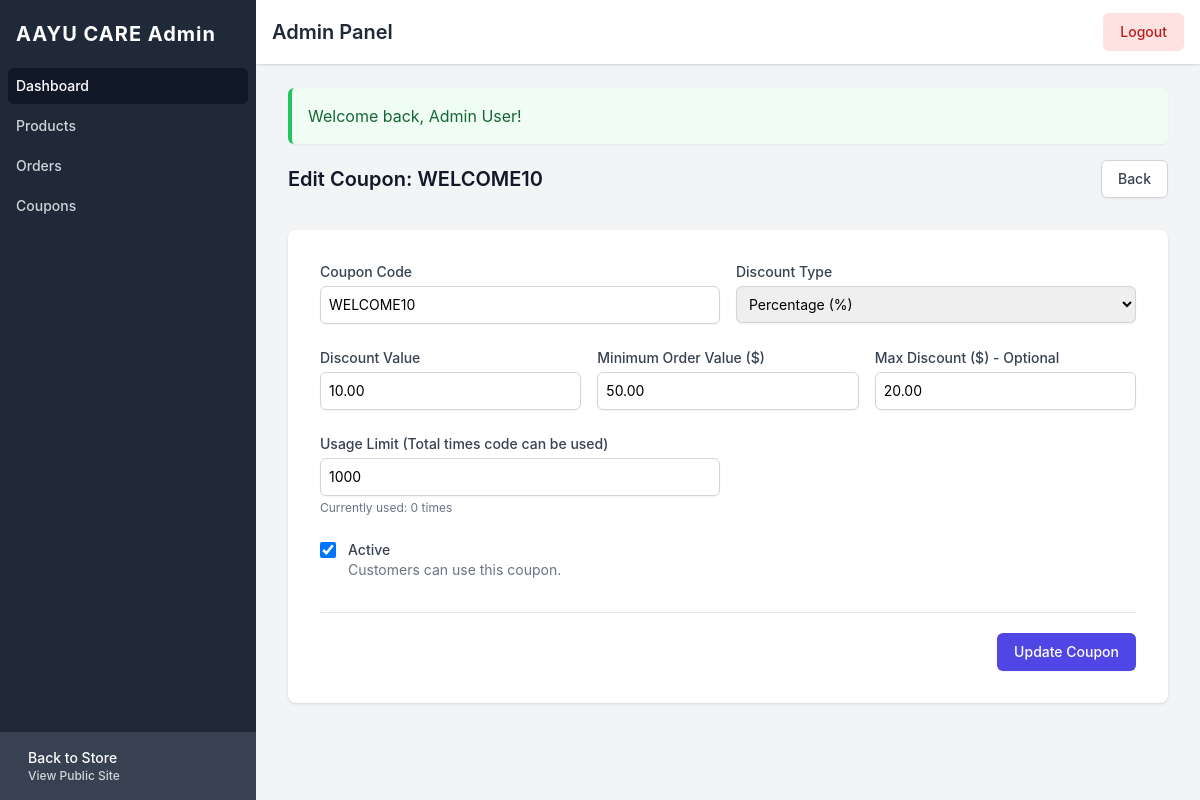
Page /admin/coupons/edit?id=1 (signed in) on the committed database.
### tables this page shows
CREATE TABLE `coupons` (
  `id` int NOT NULL AUTO_INCREMENT,
  `code` varchar(50) NOT NULL,
  `discount_type` enum('percentage','fixed') NOT NULL,
  `discount_value` decimal(10,2) NOT NULL,
  `min_order_value` decimal(10,2) DEFAULT '0.00',
  `max_discount` decimal(10,2) DEFAULT NULL,
  `valid_from` datetime DEFAULT NULL,
  `valid_until` datetime DEFAULT NULL,
  `usage_limit` int DEFAULT NULL,
  `times_used` int NOT NULL DEFAULT '0',
  `is_active` tinyint(1) NOT NULL DEFAULT '1',
  `created_at` timestamp NULL DEFAULT CURRENT_TIMESTAMP,
  PRIMARY KEY (`id`),
  UNIQUE KEY `code` (`code`)
);

### core/controllers/AdminCouponController.php (called while the page is built, shortened)
<?php
class AdminCouponController {
    private $db;
    public function __construct(PDO $db) {
        $this->db = $db;
    }
    public function edit($id) {
        $stmt = $this->db->prepare("SELECT * FROM coupons WHERE id = :id");
        $stmt->execute(['id' => $id]);
        $coupon = $stmt->fetch();
        require_once __DIR__ . '/../views/admin/coupons/edit.php';
    }
}
?>

### core/helpers/functions.php (called while the page is built, shortened)
<?php
function sanitize($string) {
    return htmlspecialchars(trim($string), ENT_QUOTES, 'UTF-8');
}
?>

### core/views/admin/coupons/edit.php (the view, shortened to what this page needs)
<?php
require_once __DIR__ . '/../partials/header.php';
?>
<div class="sm:flex sm:items-center mb-8">
    <div class="sm:flex-auto">
        <h1 class="text-xl font-semibold text-gray-900">Edit Coupon: <?php echo sanitize($coupon['code']); ?></h1>
    </div>
    <div class="mt-4 sm:mt-0 sm:ml-16 sm:flex-none">
        <a href="/admin/coupons" class="inline-flex items-center justify-center rounded-md border border-gray-300 bg-white px-4 py-2 text-sm font-medium text-gray-700 shadow-sm hover:bg-gray-50 focus:outline-none">Back</a>
    </div>
</div>
<form action="/admin/coupons/edit?id=<?php echo $coupon['id']; ?>" method="POST" class="space-y-8 divide-y divide-gray-200 bg-white p-8 rounded-lg shadow">
    <div class="space-y-8 divide-y divide-gray-200">
        <div>
            <div class="grid grid-cols-1 gap-y-6 gap-x-4 sm:grid-cols-6">
                <div class="sm:col-span-3">
                    <label for="code" class="block text-sm font-medium text-gray-700"> Coupon Code </label>
                    <div class="mt-1">
                        <input type="text" name="code" id="code" value="<?php echo sanitize($coupon['code']); ?>" required class="uppercase shadow-sm focus:ring-indigo-500 focus:border-indigo-500 block w-full sm:text-sm border-gray-300 rounded-md p-2 border">
                    </div>
                </div>
                <div class="sm:col-span-3">
                    <label for="discount_type" class="block text-sm font-medium text-gray-700"> Discount Type </label>
                    <div class="mt-1">
                        <select id="discount_type" name="discount_type" class="shadow-sm focus:ring-indigo-500 focus:border-indigo-500 block w-full sm:text-sm border-gray-300 rounded-md p-2 border">
                            <option value="percentage" <?php echo $coupon['discount_type'] == 'percentage' ? 'selected' : ''; ?>>Percentage (%)</option>
                        </select>
                    </div>
                </div>
                <div class="sm:col-span-2">
                    <label for="discount_value" class="block text-sm font-medium text-gray-700"> Discount Value </label>
                    <div class="mt-1">
                        <input type="number" step="0.01" name="discount_value" id="discount_value" value="<?php echo $coupon['discount_value']; ?>" required class="shadow-sm focus:ring-indigo-500 focus:border-indigo-500 block w-full sm:text-sm border-gray-300 rounded-md p-2 border">
                    </div>
                </div>
                <div class="sm:col-span-2">
                    <label for="min_order_value" class="block text-sm font-medium text-gray-700"> Minimum Order Value ($) </label>
                    <div class="mt-1">
                        <input type="number" step="0.01" name="min_order_value" id="min_order_value" value="<?php echo $coupon['min_order_value']; ?>" class="shadow-sm focus:ring-indigo-500 focus:border-indigo-500 block w-full sm:text-sm border-gray-300 rounded-md p-2 border">
                    </div>
                </div>
                <div class="sm:col-span-2">
                    <label for="max_discount" class="block text-sm font-medium text-gray-700"> Max Discount ($) - Optional </label>
                    <div class="mt-1">
                        <input type="number" step="0.01" name="max_discount" id="max_discount" value="<?php echo $coupon['max_discount']; ?>" class="shadow-sm focus:ring-indigo-500 focus:border-indigo-500 block w-full sm:text-sm border-gray-300 rounded-md p-2 border">
                    </div>
                </div>
                <div class="sm:col-span-3">
                    <label for="usage_limit" class="block text-sm font-medium text-gray-700"> Usage Limit (Total times code can be used) </label>
                    <div class="mt-1">
                        <input type="number" name="usage_limit" id="usage_limit" value="<?php echo $coupon['usage_limit']; ?>" placeholder="Leave blank for unlimited" class="shadow-sm focus:ring-indigo-500 focus:border-indigo-500 block w-full sm:text-sm border-gray-300 rounded-md p-2 border">
                    </div>
                    <p class="text-xs text-gray-500 mt-1">Currently used: <?php echo $coupon['times_used']; ?> times</p>
                </div>
                <div class="sm:col-span-6">
                    <div class="flex items-start">
                        <div class="flex h-5 items-center">
                            <input id="is_active" name="is_active" type="checkbox" <?php echo $coupon['is_active'] ? 'checked' : ''; ?> class="h-4 w-4 rounded border-gray-300 text-indigo-600 focus:ring-indigo-500">
                        </div>
                        <div class="ml-3 text-sm">
                            <label for="is_active" class="font-medium text-gray-700">Active</label>
                            <p class="text-gray-500">Customers can use this coupon.</p>
                        </div>
                    </div>
                </div>
            </div>
        </div>
    </div>
    <div class="pt-5">
        <div class="flex justify-end">
            <button type="submit" class="ml-3 inline-flex justify-center rounded-md border border-transparent bg-indigo-600 py-2 px-4 text-sm font-medium text-white shadow-sm hover:bg-indigo-700 focus:outline-none">Update Coupon</button>
        </div>
    </div>
</form>
<?php require_once __DIR__ . '/../partials/footer.php'; ?>

### core/views/admin/partials/header.php (style rules this page uses)
body { font-family: 'Inter', sans-serif; }

### rows in the picture
coupons: code "WELCOME10", discount_type "Percentage (%)", discount_value "10.00", min_order_value "50.00", max_discount "20.00", usage_limit "1000", times_used "0", is_active "☑"

### other values in the picture
$role "Admin"
$message "Welcome back, Admin User!"
